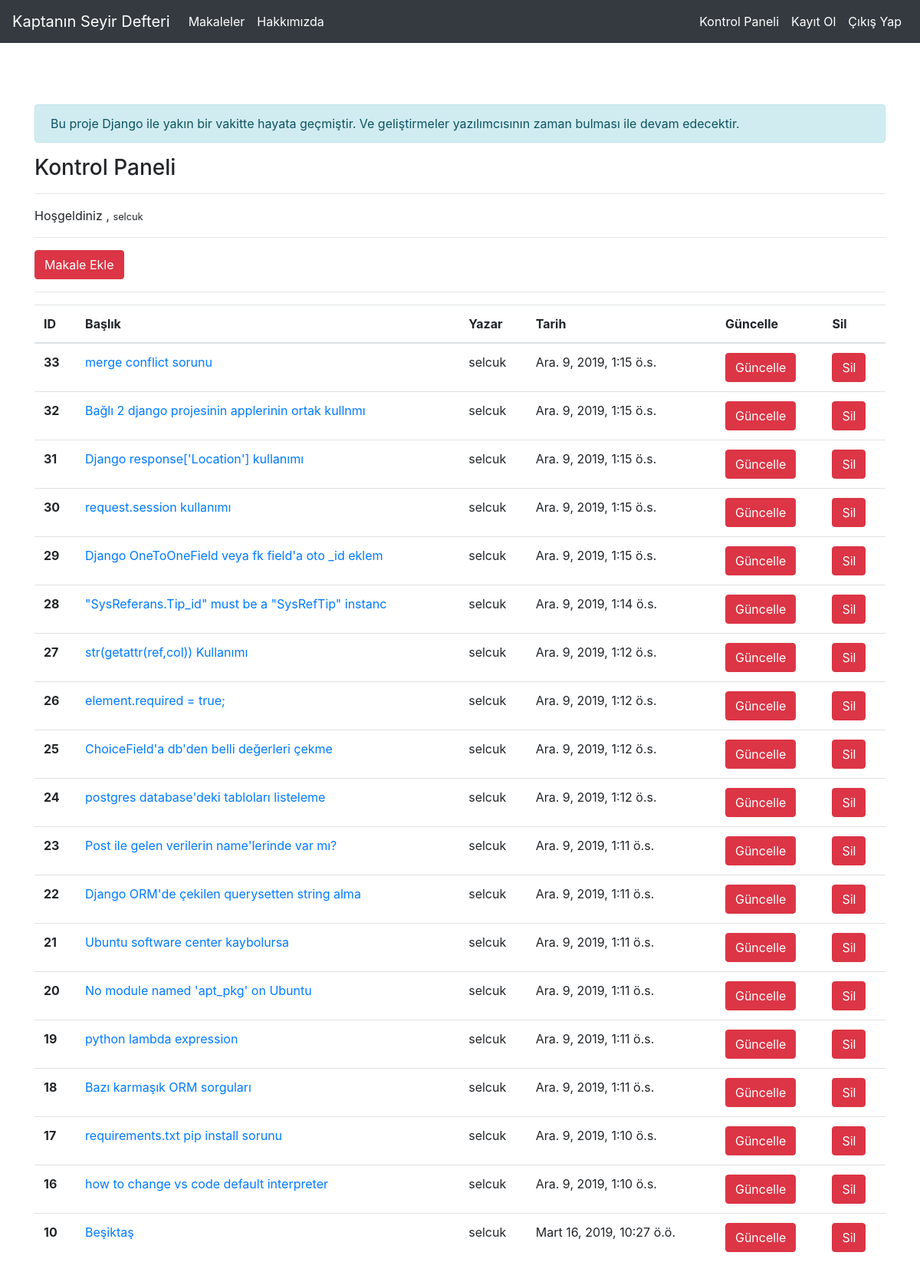
Page /articles/dashboard/ (signed in) on the earlier database version.
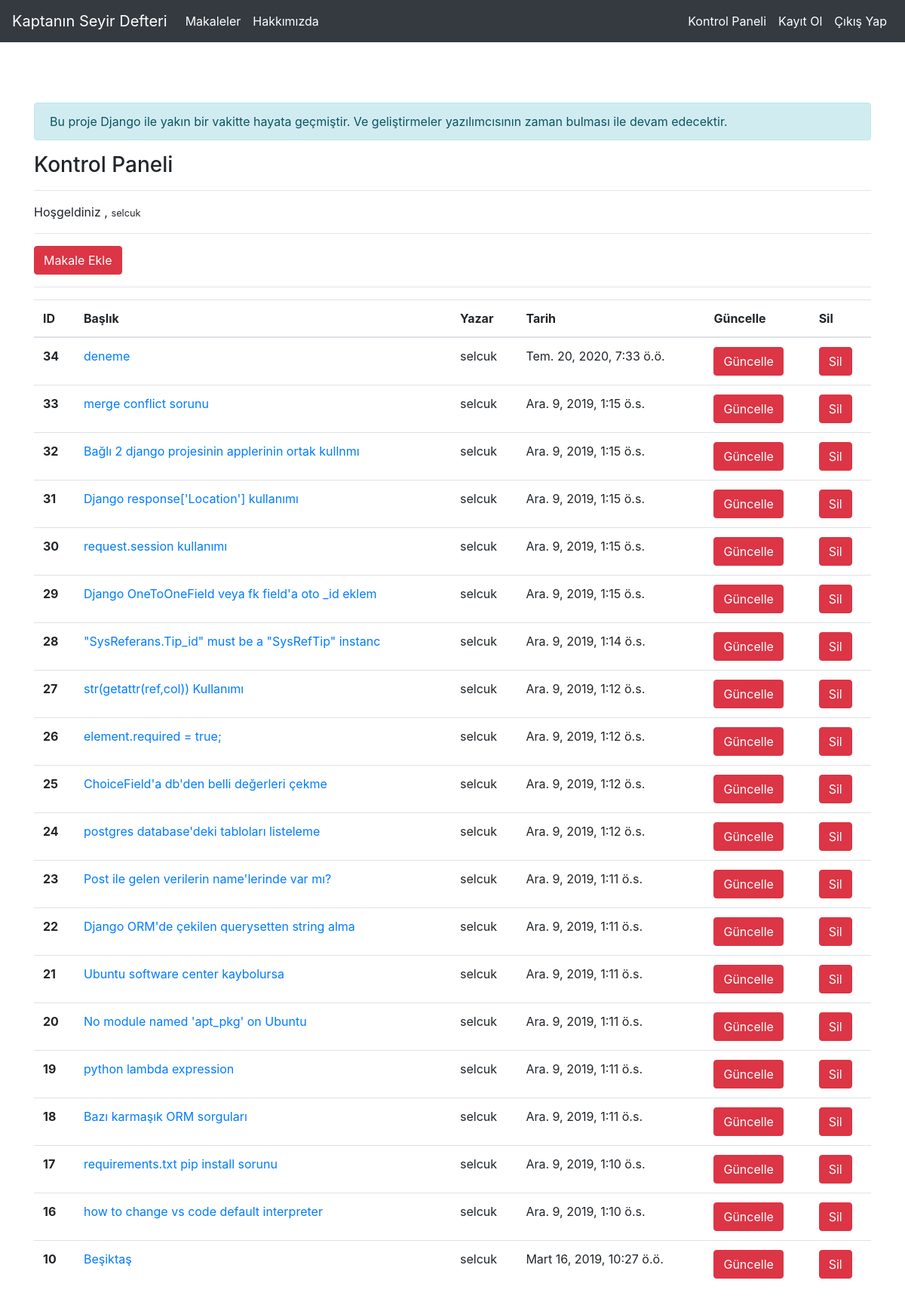
Same page on the later database version.
### article/models.py (models this page shows, shortened)
class Article(models.Model):
    author=models.ForeignKey("auth.User",on_delete=models.CASCADE,verbose_name="yazar")
    title=models.CharField(max_length=250,verbose_name="başlık")
    content=RichTextField()
    created_date=models.DateTimeField(auto_now_add=True,verbose_name="Oluşturulma tarihi")
    article_image=models.FileField(blank=True,null=True,verbose_name="Makaleye fotoğraf ekleyin")
    class Meta:
        ordering = ['-created_date']

### article/views.py (the view)
# urls.py: path('dashboard/',views.dashboard,name="dashboard"),
@login_required(login_url="user:login")
def dashboard(request):
    articles=Article.objects.filter(author=request.user)
    context={
        "articles":articles
    }
    return render(request,"dashboard.html",context)

### templates/dashboard.html
{% extends "layout.html" %}
{% block body %}
<h3>Kontrol Paneli</h3>
<hr>
<p>
    Hoşgeldiniz , <small>{{request.user.username}}</small>
</p>
<hr>
<a href="{% url 'article:addarticle' %}" class="btn btn-danger">Makale Ekle</a>
<hr>
{% if articles %}
<table class="table table-hover">
  <thead>
    <tr>
      <th scope="col">ID</th>
      <th scope="col">Başlık</th>
      <th scope="col">Yazar</th>
      <th scope="col">Tarih</th>
      <th scope="col">Güncelle</th>
      <th scope="col">Sil</th>
    </tr>
  </thead>
  <tbody>
    {% for article in articles %}
    <tr>
      <th scope="row">{{article.id}}</th>
      <td><a href="/articles/article/{{article.id}}">{{article.title}}</a></td>
      <td>{{article.author.username}}</td>
      <td>{{article.created_date}}</td>
      <td><a href="{% url 'article:update' article.id %}" class="btn btn-danger">Güncelle</a></td>
      <td><a href="{% url 'article:delete' article.id %}" class="btn btn-danger">Sil</a></td>
    </tr>
    {% endfor %}
  </tbody>
</table>
{% else %}
<div class="alert alert-danger">
    Henüz bir makaleniz bulunmuyor
</div>
{% endif %}
{% endblock body %}

### templates/layout.html (shortened to what this page needs)
<!DOCTYPE html>
{%load static %}
<html lang="en">
<head>
    <link rel="stylesheet" href="{% static 'css/bootstrap.css' %}">
</head>
<body>
    {% include "includes/navbar.html" %}
    <div class="container" style="margin-top:5em; margin-bottom:5em;">
    <div class="alert alert-info">Bu proje Django ile yakın bir vakitte hayata geçmiştir. Ve geliştirmeler yazılımcısının zaman bulması ile devam edecektir.</div>
        {% block body %}
        {% endblock body %}
    </div>
</body>
</html>

### templates/includes/navbar.html (shortened to what this page needs)
<nav class="navbar navbar-expand-lg navbar-dark bg-dark">
  <div class="collapse navbar-collapse" id="navbarSupportedContent">
    <a class="navbar-brand" href="{% url 'index' %}">Kaptanın Seyir Defteri</a>
        <div class="collapse navbar-collapse" id="navbarCollapse">
          <ul class="navbar-nav mr-auto">
            <li class="nav-item active">
              <a class="nav-link" href="{% url 'article:articles' %}">Makaleler</a>
            </li>
            <li class="nav-item active">
                <a class="nav-link" href="/about">Hakkımızda</a>
            </li>
          </ul>
          <ul class="navbar-nav ml-auto">
            <li class="nav-item active">
              <a class="nav-link" href="{% url 'article:dashboard' %}">Kontrol Paneli</a>
            </li>
            <li class="nav-item active">
              <a class="nav-link" href="{% url 'user:register' %}">Kayıt Ol</a>
            </li>
          {% if request.user.is_authenticated %}
            <li class="nav-item active">
                <a class="nav-link" href="{% url 'user:logout' %}">Çıkış Yap</a>
            </li>
          {% else %}
            <li class="nav-item active">
                <a class="nav-link" href="{% url 'user:login' %}">Giriş Yap</a>
            </li>
          {% endif %}
          </ul>
        </div>
  </div>
</nav>

Differences in the rows shown:
added Article: id "34", title "deneme", author.username "selcuk", created_date "Tem. 20, 2020, 7:33 ö.ö."
